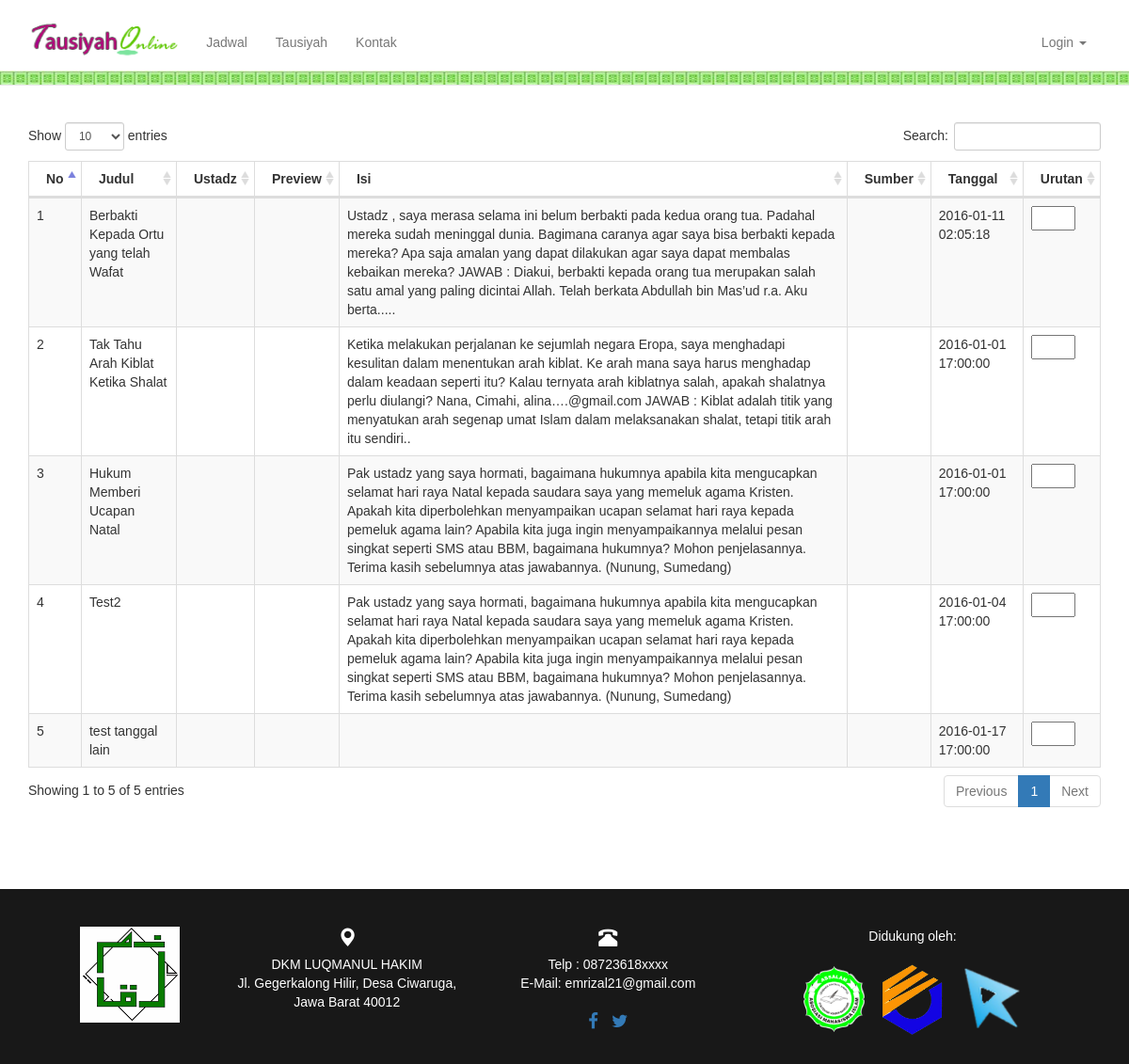
Page /index.php/main/daftar_tausiyah on the committed database.
### tables this page shows
CREATE TABLE IF NOT EXISTS `materi` (
  `id_materi` int(11) NOT NULL AUTO_INCREMENT,
  `judul` varchar(128) NOT NULL,
  `id_ustadz` varchar(128) NOT NULL,
  `tanggal` timestamp NOT NULL DEFAULT CURRENT_TIMESTAMP ON UPDATE CURRENT_TIMESTAMP,
  `isi` text NOT NULL,
  `gambar` text NOT NULL,
  PRIMARY KEY (`id_materi`)
);

### application/controllers/Main.php (called while the page is built, shortened)
<?php
class Main extends CI_Controller {
	function daftar_tausiyah(){
		$data['materi']=$this->m_main->getAllMateri();
		$this->load->view("daftar_tausiyah",$data);
	}
}

### index.php (called while the page is built, shortened)
<?php
require_once BASEPATH.'core/CodeIgniter.php';

### application/models/M_main.php (called while the page is built, shortened)
<?php
class M_main extends CI_Model {
	function getAllMateri(){
		$query = $this->db->query("SELECT * from materi")->result_array();
		return $query;
	}
}
?>

### application/views/daftar_tausiyah.php (the view, shortened to what this page needs)
<?php
include "header.php";
?>
<body id="page-top" data-spy="scroll" data-target=".navbar-fixed-top">
    <nav class="navbar navbar-default navbar-fixed-top" role="navigation">
        <div class="container">
            <div class="navbar-header page-scroll">
                <a class="navbar-brand page-scroll" href="<?=base_url()?>#page-top"><img src="<?=base_url()?>assets/img/to.png" height="50px" style="margin-top:-19px;"/></a>
            </div>
            <div class="collapse navbar-collapse navbar-ex1-collapse">
                <ul class="nav navbar-nav">
                    <li>
                        <a class="page-scroll" href="<?=base_url()?>#jadwal">Jadwal</a>
                    </li>
                    <li>
                        <a class="page-scroll" href="<?=base_url()?>#materi">Tausiyah</a>
                    </li>
                    <li>
                        <a class="page-scroll" href="<?=base_url()?>#contact">Kontak</a>
                    </li>
                </ul>
                <ul class="nav navbar-nav pull-right">
                 <?php
                 if($this->session->userdata('username')==""){
                    ?>
                    <li class="dropdown"><a href="#" class="dropdown-toggle" data-toggle="dropdown">Login
                        <b class="caret"></b></a>
                    </li>
                </ul>
                <?php
            }
            ?>
        </div>
    </div>
</nav>
<div class="container">
    <div class="row">
        <div class="col-lg-12">
            <h1 class="page-header">Daftar Tausiyah</h1>
        </div>
    </div>
    <br>
    <div class="row">
        <div class="col-md-12">
            <div class="dataTable_wrapper">
                <table class="table table-striped table-bordered table-hover" id="dataTables-example">
                    <thead>
                        <tr>
                            <th>No</th>
                            <th>Judul</th>
                            <th>Ustadz</th>
                            <th>Preview</th>
                            <th>Isi</th>
                            <th>Sumber</th>
                            <th>Tanggal</th>
                            <th>Urutan</th>
                        </tr>
                    </thead>
                    <tbody>
                        <?php
                        $no=1;
                        foreach ($materi as $m) {
                            ?>
                            <tr>
                                <td><?=$no?></td>
                                <td><?=$m['judul']?></td>
                                <td><?=$m['ustadz']?></td>
                                <td><?=$m['preview']?></td>
                                <td><?=$m['isi']?></td>
                                <td><?=$m['sumber']?></td>
                                <td><?=$m['tanggal']?></td>
                                <td>
                                <form action="<?=base_url()?>main/edit_urutan" method="POST">
                                        <input type="text" name="urutan" value="<?=$m['urutan_tampil']?>"  size="5">
                                    </form>
                                </td>
                            </tr>
                            <?php
                            $no++;
                        }
                        ?>
                    </tbody>
                </table>
            </div>
        </div>
    </div>
    <br><br>
    <br>
    <br>
</div>
<?php
include "footer.php";
?>

### application/views/header.php (shortened to what this page needs)
<!DOCTYPE html>
<html lang="en">
<head>
    <link href="<?=base_url()?>assets/css/bootstrap.min.css" rel="stylesheet">
    <link href="<?=base_url()?>assets/css/style.css" rel="stylesheet">
    <link href="<?=base_url()?>assets/css/scrolling-nav.css" rel="stylesheet">
	<link href="<?php echo base_url('assets/vendor/font-awesome/css/font-awesome.min.css'); ?>" rel="stylesheet" type="text/css">
    <link href="<?=base_url()?>assets/datatables-plugins/integration/bootstrap/3/dataTables.bootstrap.css" rel="stylesheet">
    <link href="<?=base_url()?>assets/datatables-responsive/css/dataTables.responsive.css" rel="stylesheet">
    <link rel='stylesheet' href='<?=base_url()?>assets/lib/cupertino/jquery-ui.min.css' />
    <link href='<?=base_url()?>assets/css/fullcalendar.css' rel='stylesheet' />
    <link href='<?=base_url()?>assets/css/fullcalendar.print.css' rel='stylesheet' media='print' />
</head>

### application/views/footer.php (shortened to what this page needs)
<section id="contact" class="contact-section">
    <div class="container">
        <div class="col-md-12">
            <div class="col-md-2">
                <img src="<?=base_url()?>assets/img/logo.png">
            </div>
			<div class="col-md-3">
				<i class="glyphicon glyphicon-map-marker" style="font-size: 20px; margin-bottom: 10px;"></i><br>
				DKM LUQMANUL HAKIM<br>Jl. Gegerkalong Hilir, Desa Ciwaruga, Jawa Barat 40012
			</div>
			<div class="col-md-3">
				<i class="glyphicon glyphicon-phone-alt" style="font-size: 20px; margin-bottom: 10px"></i><br>
				Telp  : 08723618xxxx<br>
				E-Mail: emrizal21@gmail.com<br><br>
				<a href="#" title="facebook"><i class="fa fa-facebook fa-lg"></i></a>&emsp;<a href="#" title="twitter"><i class="fa fa-twitter fa-lg"></i></a>
			</div>
			<div class="col-md-4">
				Didukung oleh:<br><br>
				<img src="<?=base_url()?>assets/img/logo_assalam.png" height="70px" title="Assalam POLBAN" />&emsp;<img src="<?=base_url()?>assets/img/polban.png" height="75px" title="POLBAN" />&emsp;<img src="<?=base_url()?>assets/img/ruki.png" height="70px" title="Ruki">
			</div>
        </div>
		<div class="col-md-12" style="margin-top: 20px;">
		</div>
    </div>
</section>
</body>
</html>

### assets/css/style.css (style rules this page uses)
.navbar { background: #fff url('../img/border.jpg'); background-repeat: repeat-x; background-position: bottom; }
.contact-section { color: white; }

### assets/css/scrolling-nav.css (style rules this page uses)
body { width: 100%; height: 100%; }
html { width: 100%; height: 100%; }
@media (min-width:767px) { .navbar { padding: 20px 0; -webkit-transition: background .2s ease-in-out,padding .2s ease-in-out; -moz-transition: background .2s ease-in-out,padding .2s ease-in-out; transition: background .2s ease-in-out,padding .2s ease-in-out; } }
.contact-section { *height: 20%; padding-top: 40px; padding-bottom: 10px; text-align: center; background: #181818; }

### assets/css/fullcalendar.print.css (style rules this page uses)
th, td, hr, thead, tbody, .fc-row { border-color: #ccc !important; background: #fff !important; }

### application/views/header.php (style rules this page uses)
body { padding: 0; font-family: "Lucida Grande",Helvetica,Arial,Verdana,sans-serif; font-size: 14px; }

### rows in the picture
materi: judul "Berbakti Kepada Ortu yang telah Wafat", isi "Ustadz , saya merasa selama ini belum berbakti pada kedua orang tua. Padahal mereka sudah meninggal dunia. Bagimana caranya agar saya bisa berbakti kepada mereka? Apa saja amalan yang dapat dilakukan agar saya dapat membalas kebaikan mereka? JAWAB : Diakui, berbakti kepada orang tua merupakan salah satu amal yang paling dicintai Allah. Telah berkata Abdullah bin Mas’ud r.a. Aku berta.....", tanggal "2016-01-11 02:05:18"
materi: judul "Tak Tahu Arah Kiblat Ketika Shalat", isi "Ketika melakukan perjalanan ke sejumlah negara Eropa, saya menghadapi kesulitan dalam menentukan arah kiblat. Ke arah mana saya harus menghadap dalam keadaan seperti itu? Kalau ternyata arah kiblatnya salah, apakah shalatnya perlu diulangi? Nana, Cimahi, alina….@gmail.com JAWAB : Kiblat adalah titik yang menyatukan arah segenap umat Islam dalam melaksanakan shalat, tetapi titik arah itu sendiri..", tanggal "2016-01-01 17:00:00"
materi: judul "Hukum Memberi Ucapan Natal", isi "Pak ustadz yang saya hormati, bagaimana hukumnya apabila kita mengucapkan selamat hari raya Natal kepada saudara saya yang memeluk agama Kristen. Apakah kita diperbolehkan menyampaikan ucapan selamat hari raya kepada pemeluk agama lain? Apabila kita juga ingin menyampaikannya melalui pesan singkat seperti SMS atau BBM, bagaimana hukumnya? Mohon penjelasannya. Terima kasih sebelumnya atas jawabannya. (Nunung, Sumedang)", tanggal "2016-01-01 17:00:00"
materi: judul "Test2", isi "Pak ustadz yang saya hormati, bagaimana hukumnya apabila kita mengucapkan selamat hari raya Natal kepada saudara saya yang memeluk agama Kristen. Apakah kita diperbolehkan menyampaikan ucapan selamat hari raya kepada pemeluk agama lain? Apabila kita juga ingin menyampaikannya melalui pesan singkat seperti SMS atau BBM, bagaimana hukumnya? Mohon penjelasannya. Terima kasih sebelumnya atas jawabannya. (Nunung, Sumedang)", tanggal "2016-01-04 17:00:00"
materi: judul "test tanggal lain", tanggal "2016-01-17 17:00:00"
